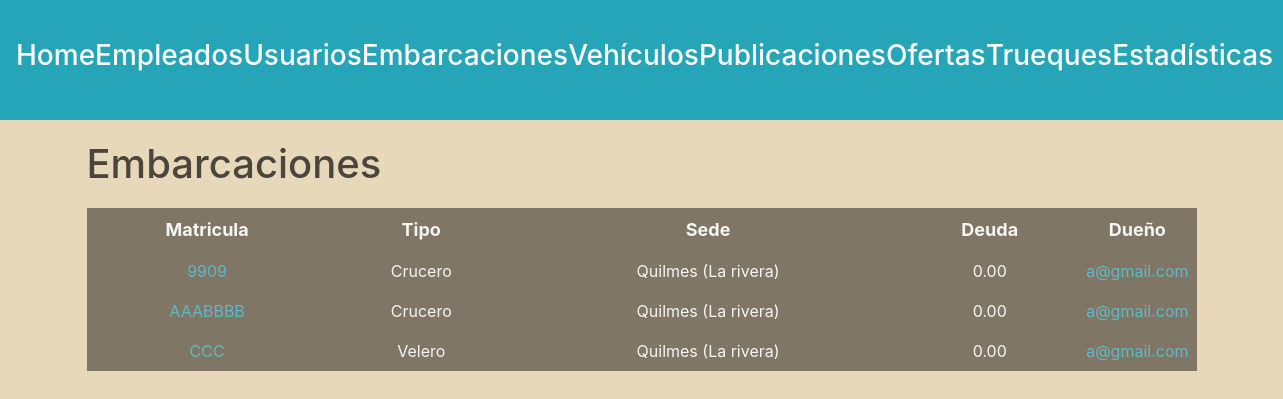
Before: /administracion/embarcaciones/ (signed in) with the older database file.
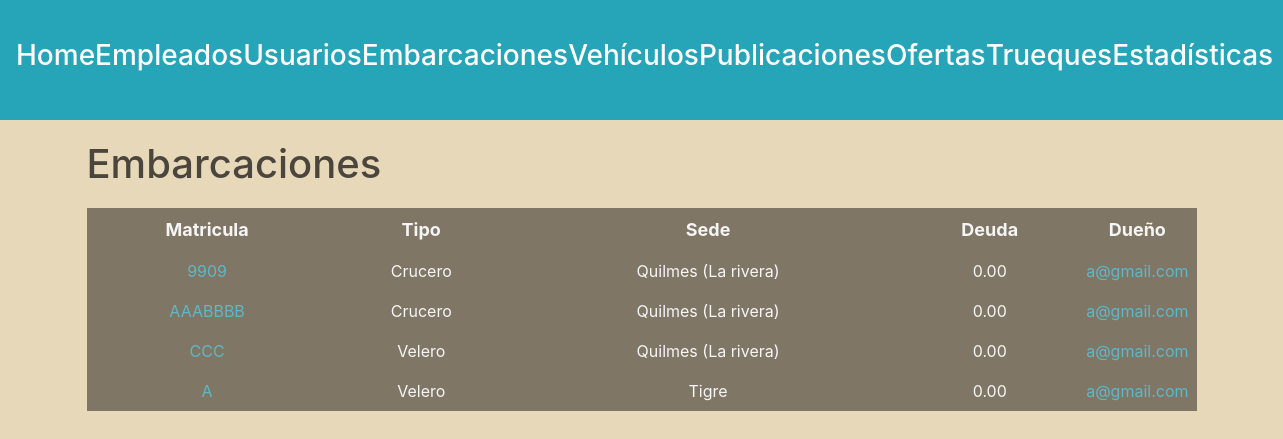
After: the same page with the newer database file.
### embarcaciones/models.py (models this page shows)
class Embarcacion(models.Model):
    matricula = models.CharField(max_length=100, unique=True)
    modelo = models.CharField(max_length=100)
    tipo = models.ForeignKey(TipoEmbarcacion, on_delete=models.SET_NULL, null=True)
    m_eslora = models.DecimalField(max_digits=5, decimal_places=2)
    m_manga = models.DecimalField(max_digits=5, decimal_places=2)
    m_calado = models.DecimalField(max_digits=5, decimal_places=2)
    motor = models.BooleanField(default=False)
    deuda = models.DecimalField(max_digits=10, decimal_places=2, default=0)
    sede = models.ForeignKey(Sede, on_delete=models.SET_NULL, null=True)
    dueño = models.ForeignKey(Usuario, on_delete=models.CASCADE)

class TipoEmbarcacion(models.Model):
    clase= models.CharField(max_length=50, unique=True)

### empleados/models.py (models this page shows)
class Sede(models.Model):
    nombre = models.CharField(max_length=100, unique=True)

### usuarios/models.py (models this page shows, shortened)
class Usuario(AbstractBaseUser, PermissionsMixin):
    nombre = models.CharField(max_length=50)
    apellido = models.CharField(max_length=50)
    fecha_nacimiento = models.DateField()
    telefono = models.CharField(max_length=13)
    mail = models.EmailField(max_length=50, unique=True)
    password = models.CharField(max_length=128)
    is_staff= models.BooleanField(default=False)
    is_blocked= models.BooleanField(default=False)
    USERNAME_FIELD = 'mail'
    REQUIRED_FIELDS = ['nombre', 'apellido', 'fecha_nacimiento', 'telefono']

### administrador/views.py (the view)
# urls.py: path('', include('embarcaciones.urls')),
def embarcaciones(request):
    user = request.user
    if not user.is_superuser:
        return redirect('home')
    embarcaciones = Embarcacion.objects.exclude(matricula__startswith='*')
    return render(request, 'boats.html', {'embarcaciones' : embarcaciones})

### autenticacion/backend.py (called while the page is built)
    def get_user(self, user_id):
        UserModel = get_user_model()
        try:
            return UserModel.objects.get(pk=user_id)
        except UserModel.DoesNotExist:
            return None

### administrador/templates/boats.html (shortened to what this page needs)
{% extends 'layouts/navbar.html' %}
{% block content %}
<div class="header">
    <h1>Embarcaciones</h1>
</div>
{% if embarcaciones %}
    <table>
        <thead>
            <tr>
                <th>Matricula</th>
                <th>Tipo</th>
                <th>Sede</th>
                <th>Deuda</th>
                <th>Dueño</th>
            </tr>
        </thead>
        <tbody>
            {% for embarcacion in embarcaciones %}
                <tr>
                    <td>
                        <a href="{% url 'ver detalle embarcacion' embarcacion.id 0 %}"> {{embarcacion.matricula}} </a>
                    </td>
                    <td>{{embarcacion.tipo.clase}}</td>
                    <td>{{embarcacion.sede.nombre}}</td>
                    <td>{{embarcacion.deuda}}</td>
                    <td>
                        <a href="{% url 'ver perfil' embarcacion.dueño.id %}"> {{embarcacion.dueño}} </a>
                    </td>
                </tr>
            {% endfor %}
        </tbody>
    </table>
{% else %}
    <h3>No existen embarcaciones en la plataforma.</h3>
{% endif %}
{% endblock %}

Changed rows visible on the page:
added Embarcacion: matricula "A", tipo.clase "Velero", sede.nombre "Tigre", deuda "0.00", dueño "a@gmail.com"
